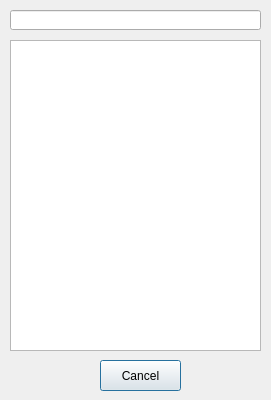
<?xml version="1.0" encoding="UTF-8"?>
<ui version="4.0">
 <class>GetOldFavoriteListDialog</class>
 <widget class="QDialog" name="GetOldFavoriteListDialog">
  <property name="geometry">
   <rect>
    <x>0</x>
    <y>0</y>
    <width>271</width>
    <height>400</height>
   </rect>
  </property>
  <property name="windowTitle">
   <string>Aquire the favorites</string>
  </property>
  <widget class="QLineEdit" name="lineEdit">
   <property name="geometry">
    <rect>
     <x>10</x>
     <y>10</y>
     <width>251</width>
     <height>20</height>
    </rect>
   </property>
   <property name="readOnly">
    <bool>true</bool>
   </property>
  </widget>
  <widget class="QListWidget" name="listWidget">
   <property name="geometry">
    <rect>
     <x>10</x>
     <y>40</y>
     <width>251</width>
     <height>311</height>
    </rect>
   </property>
  </widget>
  <widget class="QPushButton" name="CancelButton">
   <property name="geometry">
    <rect>
     <x>100</x>
     <y>360</y>
     <width>81</width>
     <height>31</height>
    </rect>
   </property>
   <property name="text">
    <string>Cancel</string>
   </property>
  </widget>
 </widget>
 <resources/>
 <connections/>
</ui>
